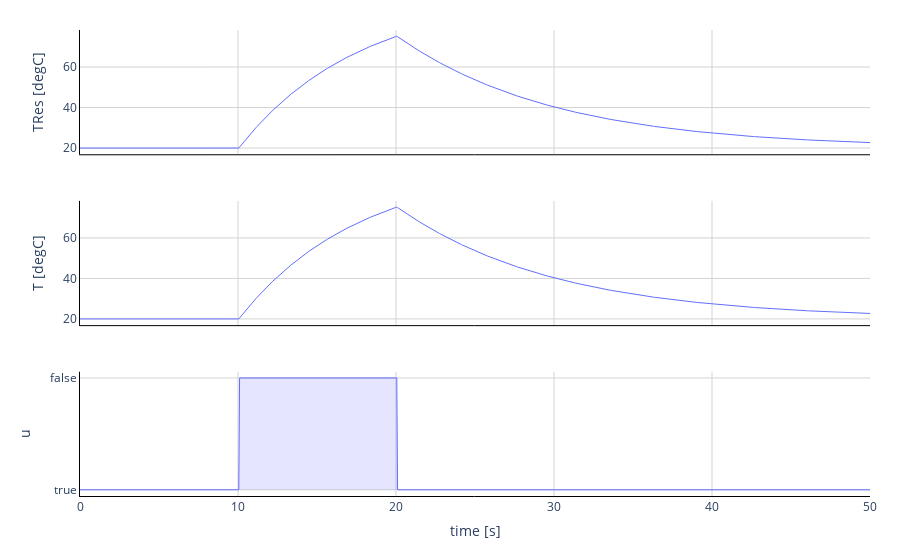

Source (notebook cell):
### Markdown cell above
## Simulate the FMU and plot the result

### Code cell
# hint: you can conveniently generat a Jupyter notebook with the
# FMPy GUI (Tools > Create Jupyter Notebook...) or with the command
# fmpy create-jupyter-notebook <MyModel.fmu>

import os
import fmpy
from fmpy import simulate_fmu, plot_result, read_csv

fmpy.plot_library = 'plotly'  # experimental


filename = 'Heater.fmu'

start_values = {
    # variable                           start   unit      description
    'TAmb':                            (293.15, 'K'),    # Ambient temperature
    'TDif':                                 (2, 'K'),    # Error in temperature
    'constantVoltage.V':                   (10, 'V'),    # Value of constant voltage
    'heatCapacitor.C':                      (1, 'J/K'),  # Heat capacity of element (= cp*m)
    'resistor.R':                          (10, 'Ohm'),  # Resistance at temperature T_ref
    'resistor.T_ref':                  (293.15, 'K'),    # Reference temperature
    'resistor.alpha':     (0.00392156862745098, '1/K'),  # Temperature coefficient of resistance (R_actual = R*(1 + alpha*(T_heatPort - T_ref))
    'thermalConductor.G':                 (0.1, 'W/K'),  # Constant thermal conductance of material
}

# read input.csv (if it exists)
input = read_csv("input.csv") if os.path.isfile("input.csv") else None

# define the variables to record
output = [
    'u',     # true => switch open, false => p--n connected
    'TRes',  # Resulting temperature
    'T',     # Absolute temperature in degree Celsius as output signal
]

# simulate the FMU
result = simulate_fmu(filename, start_values=start_values, input=input, output=output, stop_time=50.0)

# plot the simulation results
plot_result(result)

### Figure 1 — Plotly figure (JSON) as saved in the notebook; plotly's stock layout.template omitted (floating-point values rounded to 4 significant figures; data arrays with more than 128 entries replaced by an {"elided": "..."} marker saying what was removed)
{"data": [{"fillcolor": "rgba(0,0,255,0.1)", "line": {"color": "#636efa", "width": 1}, "name": "TRes", "type": "scatter", "x": {"elided": "1001 float values"}, "xaxis": "x", "y": {"elided": "1001 float values"}, "yaxis": "y"}, {"fillcolor": "rgba(0,0,255,0.1)", "line": {"color": "#636efa", "width": 1}, "name": "T", "type": "scatter", "x": {"elided": "1001 float values"}, "xaxis": "x2", "y": {"elided": "1001 float values"}, "yaxis": "y2"}, {"fill": "tozeroy", "fillcolor": "rgba(0,0,255,0.1)", "line": {"color": "#636efa", "width": 1}, "name": "u", "type": "scatter", "x": {"elided": "1001 float values"}, "xaxis": "x3", "y": {"elided": "1001 bool values"}, "yaxis": "y3"}], "layout": {"height": 540, "margin": {"b": 0, "r": 30, "t": 30}, "plot_bgcolor": "rgba(0,0,0,0)", "showlegend": false, "xaxis": {"anchor": "y", "domain": [0, 1], "gridcolor": "LightGrey", "gridwidth": 1, "linecolor": "black", "matches": "x3", "showgrid": true, "showline": true, "showticklabels": false, "ticklen": 0, "zeroline": true, "zerolinecolor": "LightGrey", "zerolinewidth": 1}, "xaxis2": {"anchor": "y2", "domain": [0, 1], "gridcolor": "LightGrey", "gridwidth": 1, "linecolor": "black", "matches": "x3", "showgrid": true, "showline": true, "showticklabels": false, "ticklen": 0, "zeroline": true, "zerolinecolor": "LightGrey", "zerolinewidth": 1}, "xaxis3": {"anchor": "y3", "domain": [0, 1], "gridcolor": "LightGrey", "gridwidth": 1, "linecolor": "black", "showgrid": true, "showline": true, "ticklen": 0, "title": {"text": "time [s]"}, "zeroline": true, "zerolinecolor": "LightGrey", "zerolinewidth": 1}, "yaxis": {"anchor": "x", "domain": [0.7333, 1], "gridcolor": "LightGrey", "gridwidth": 1, "linecolor": "black", "showgrid": true, "showline": true, "ticklen": 0, "title": {"text": "TRes [degC]"}, "zerolinecolor": "LightGrey", "zerolinewidth": 1}, "yaxis2": {"anchor": "x2", "domain": [0.3667, 0.6333], "gridcolor": "LightGrey", "gridwidth": 1, "linecolor": "black", "showgrid": true, "showline": true, "ticklen": 0, "title": {"text": "T [degC]"}, "zerolinecolor": "LightGrey", "zerolinewidth": 1}, "yaxis3": {"anchor": "x3", "domain": [0, 0.2667], "gridcolor": "LightGrey", "gridwidth": 1, "linecolor": "black", "showgrid": true, "showline": true, "ticklen": 0, "title": {"text": "u"}, "zerolinecolor": "LightGrey", "zerolinewidth": 1}}}
